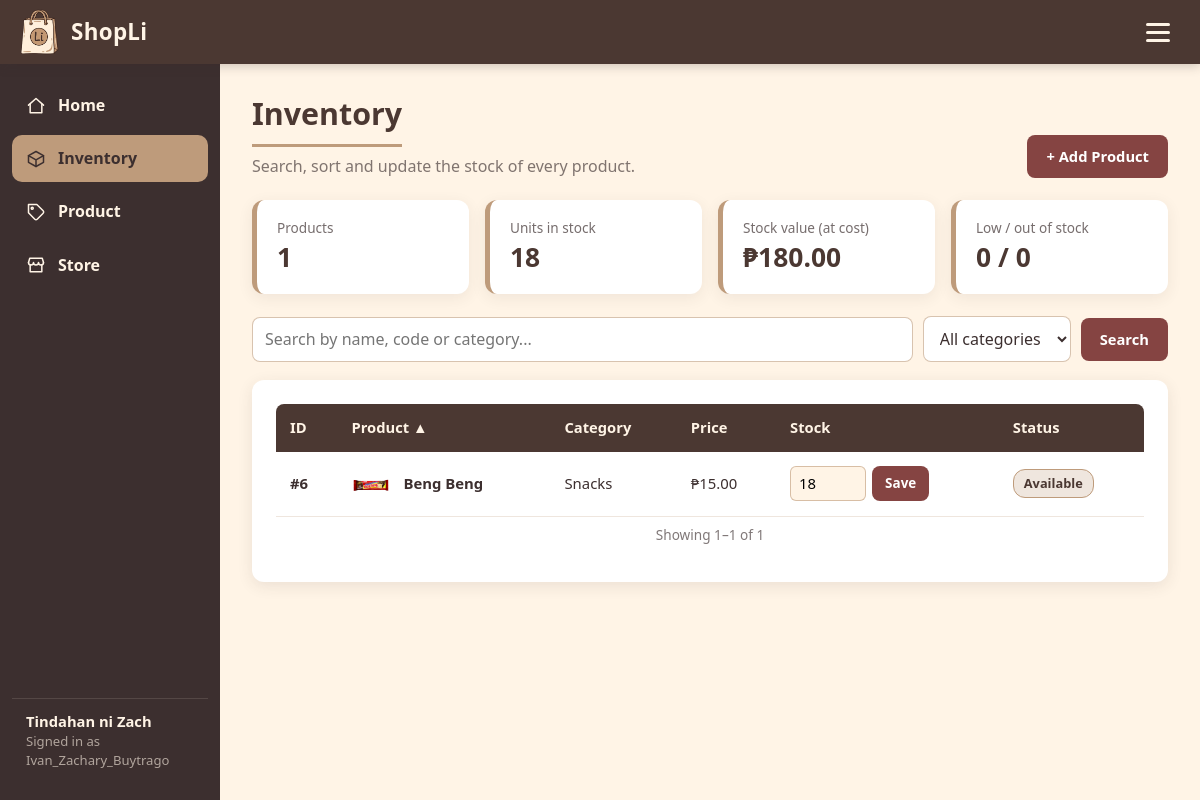
Screenshot of /inventory/ (signed in) with the database file from the repository.
### ShopLi/models.py (models this page shows, shortened)
class Store(models.Model):
    owner = models.OneToOneField(User, on_delete=models.CASCADE, related_name='store')
    name = models.CharField(max_length=100)
    tagline = models.CharField(max_length=150, blank=True)
    description = models.TextField(blank=True)
    logo = models.ImageField(upload_to='store/logos/', null=True, blank=True)
    banner = models.ImageField(upload_to='store/banners/', null=True, blank=True)
    address = models.CharField(max_length=200, blank=True)
    phone = models.CharField(max_length=30, blank=True)
    email = models.EmailField(blank=True)
    tax_rate = models.DecimalField(max_digits=5, decimal_places=2, default=0, help_text='Percent added to every sale (0 for none).')
    receipt_footer = models.CharField(max_length=200, default='Thank you for shopping with us!', blank=True)
    country = models.CharField(max_length=60, choices=COUNTRY_CHOICES, blank=True)
    currency = models.CharField(max_length=4, choices=CURRENCY_CHOICES, default='$')
    timezone = models.CharField(max_length=40, choices=TIMEZONE_CHOICES, default='UTC')
    language = models.CharField(max_length=5, choices=LANGUAGE_CHOICES, default='en')

class Product(models.Model):
    PRODUCT_STATUS = [('Available', 'Available'), ('Out_of_stock', 'Out of Stock')]
    product_id = models.AutoField(primary_key=True)
    store = models.ForeignKey(Store, on_delete=models.CASCADE, null=True, blank=True, related_name='products')
    product_name = models.CharField(max_length=100)
    product_image = models.ImageField(upload_to='products/', null=True, blank=True)
    category = models.CharField(max_length=100)
    sku = models.CharField('SKU / code', max_length=40, blank=True)
    description = models.TextField(blank=True)
    cost_price = models.DecimalField(max_digits=10, decimal_places=2)
    selling_price = models.DecimalField(max_digits=10, decimal_places=2)
    quantity = models.IntegerField(default=0)
    low_stock_threshold = models.PositiveIntegerField('Low-stock alert at', default=5)
    date_added = models.DateTimeField(auto_now_add=True)
    status = models.CharField(max_length=12, choices=PRODUCT_STATUS, default='Available')
    @property
    def stock_state(self):
        if self.quantity <= 0:
            return 'out'
        return 'low' if self.quantity <= self.low_stock_threshold else 'ok'

### ShopLi/views.py (the view)
# urls.py: path('inventory/', views.inventory, name='inventory'),
@login_required
def inventory(request):
    store = get_store(request)
    sync_categories(store)
    all_products = Product.objects.filter(store=store)
    qs = all_products
    q = request.GET.get('q', '').strip()
    category = request.GET.get('category', '')
    if q:
        qs = qs.filter(Q(product_name__icontains=q) | Q(sku__icontains=q) | Q(category__icontains=q))
    if category:
        qs = qs.filter(category=category)
    sort = request.GET.get('sort') if request.GET.get('sort') in SORT_FIELDS else 'name'
    direction = 'desc' if request.GET.get('dir') == 'desc' else 'asc'
    field = SORT_FIELDS[sort]
    order = Lower(field) if sort in ('name', 'category') else F(field)
    order = order.desc() if direction == 'desc' else order.asc()
    qs = qs.order_by(order, Lower('product_name'))
    headers = []
    for key, label in [('id', 'ID'), ('name', 'Product'), ('category', 'Category'), ('price', 'Price'), ('stock', 'Stock')]:
        params = request.GET.copy()
        params.pop('page', None)
        params['sort'] = key
        params['dir'] = 'desc' if (sort == key and direction == 'asc') else 'asc'
        headers.append({'label': label, 'url': '?' + params.urlencode(), 'active': sort == key,
                        'arrow': '▲' if direction == 'asc' else '▼'})
    value = ExpressionWrapper(F('cost_price') * F('quantity'), output_field=DecimalField())
    stats = all_products.aggregate(units=Sum('quantity'), value=Sum(value))
    return render(request, 'ShopLi/inventory/inventory.html', {
        'page_obj': paginate(request, qs, 15), 'q': q, 'category': category, 'headers': headers,
        'sort': sort, 'dir': direction, 'qs': qs_without_page(request),
        'categories': Category.objects.filter(store=store),
        'total_products': all_products.count(), 'total_units': stats['units'] or 0, 'stock_value': stats['value'] or 0,
        'low_count': all_products.filter(quantity__gt=0, quantity__lte=F('low_stock_threshold')).count(),
        'out_count': all_products.filter(quantity__lte=0).count(),
    })

### ShopLi/context_processors.py (called while the page is built)
def store(request):
    return {'store': get_store(request)}

### ShopLi/templatetags/shopli_extras.py (called while the page is built)
@register.simple_tag(takes_context=True)
def money(context, value):
    store = context.get('store')
    symbol = store.currency if store else '$'
    try:
        return f"{symbol}{Decimal(value or 0):,.2f}"
    except (InvalidOperation, TypeError, ValueError):
        return f"{symbol}0.00"

### ShopLi/utils.py (called while the page is built)
def get_store(request):
    if not request.user.is_authenticated:
        return None
    if not hasattr(request, '_store'):
        try:
            request._store = request.user.store
        except Store.DoesNotExist:
            request._store = create_store(request.user, f"{request.user.username}'s Store")
    return request._store

### ShopLi/views.py (called while the page is built)
def paginate(request, queryset, per_page):
    return Paginator(queryset, per_page).get_page(request.GET.get('page'))

def qs_without_page(request):
    params = request.GET.copy()
    params.pop('page', None)
    return params.urlencode()

def sync_categories(store):
    used = set(Product.objects.filter(store=store).exclude(category='').values_list('category', flat=True))
    known = set(Category.objects.filter(store=store).values_list('name', flat=True))
    Category.objects.bulk_create([Category(store=store, name=n) for n in used - known])

### ShopLi/templates/ShopLi/inventory/inventory.html (shortened to what this page needs)
{% extends "ShopLi/base.html" %}
{% load shopli_extras %}
{% block content %}
<div class="page-head">
    <div><h1 class="page-title">Inventory</h1><p class="muted">Search, sort and update the stock of every product.</p></div>
    <a class="btn btn-primary" href="{% url 'product_add' %}?next={{ request.get_full_path|urlencode }}">+ Add Product</a>
</div>
<div class="stats">
    <div class="stat"><div class="label">Products</div><div class="value">{{ total_products }}</div></div>
    <div class="stat"><div class="label">Units in stock</div><div class="value">{{ total_units }}</div></div>
    <div class="stat"><div class="label">Stock value (at cost)</div><div class="value">{% money stock_value %}</div></div>
    <div class="stat {% if low_count or out_count %}warn{% endif %}"><div class="label">Low / out of stock</div><div class="value">{{ low_count }} / {{ out_count }}</div></div>
</div>
<form class="toolbar" method="get" id="filters">
    <input type="search" name="q" value="{{ q }}" class="input grow" placeholder="Search by name, code or category..." aria-label="Search inventory">
    <select name="category" class="input" aria-label="Filter by category" onchange="this.form.submit()">
        <option value="">All categories</option>
    </select>
    <button class="btn btn-primary">Search</button>
</form>
<div class="card">
{% if page_obj %}
    <div class="table-wrap"><table>
        <thead><tr>
            {% for h in headers %}<th scope="col"><a href="{{ h.url }}" title="Sort by {{ h.label }}">{{ h.label }}{% if h.active %} {{ h.arrow }}{% endif %}</a></th>{% endfor %}
            <th scope="col">Status</th>
        </tr></thead>
        <tbody>
        {% for p in page_obj %}
            <tr>
                <td><strong>#{{ p.product_id }}</strong></td>
                <td><div class="cell-product">{% include "ShopLi/partials/product_thumb.html" with product=p cls="thumb" %}<a href="{% url 'product_edit' p.pk %}?next={{ request.get_full_path|urlencode }}" style="color:inherit;font-weight:600;text-decoration:none">{{ p.product_name }}</a></div></td>
                <td>{{ p.category }}</td>
                <td>{% money p.selling_price %}</td>
                <td>
                    <form class="stock-form" method="post" action="{% url 'update_stock' p.pk %}">
                        <input type="number" name="quantity" min="0" step="1" value="{{ p.quantity }}" aria-label="Stock for {{ p.product_name }}">
                        <button class="btn btn-primary btn-sm">Save</button>
                    </form>
                </td>
                <td>{% if p.stock_state == 'out' %}<span class="badge badge-out-of-stock">Out of Stock</span>{% elif p.stock_state == 'low' %}<span class="badge badge-low">Low stock</span>{% else %}<span class="badge badge-available">Available</span>{% endif %}</td>
            </tr>
        {% endfor %}
        </tbody>
    </table></div>
    {% include "ShopLi/partials/pagination.html" %}
{% else %}
    <div class="empty">{% if q or category %}No products match your search.{% else %}Your inventory is empty. <a href="{% url 'product_add' %}">Add your first product</a>.{% endif %}</div>
{% endif %}
</div>
{% endblock %}

### ShopLi/templates/ShopLi/base.html (shortened to what this page needs)
{% load static %}<!DOCTYPE html>
<html lang="en">
<head>
    <link rel="stylesheet" href="{% static 'ShopLi/css/shopli.css' %}?v=4">
</head>
<body>
    <header class="topbar">
        <a class="brand" href="{% url 'home' %}">
            <img class="logo-img" height="46" src="{% static 'ShopLi/logo.png' %}" alt="ShopLi logo">
            <span class="brand-name">ShopLi</span>
        </a>
        <div class="menu-wrap">
            <button class="menu-btn" id="menu-btn" aria-label="Open menu" aria-haspopup="true" aria-expanded="false">
                <span></span><span></span><span></span>
            </button>
        </div>
    </header>
    <nav class="sidenav" aria-label="Main">
        <a href="{% url 'home' %}" class="{% if '/home/' in request.path %}active{% endif %}">
            <svg viewBox="0 0 24 24"><path d="M3 11l9-8 9 8"/><path d="M5 10v10h14V10"/></svg>Home</a>
        <a href="{% url 'inventory' %}" class="{% if '/inventory/' in request.path %}active{% endif %}">
            <svg viewBox="0 0 24 24"><path d="M21 8l-9-5-9 5v8l9 5 9-5V8z"/><path d="M3 8l9 5 9-5M12 13v8"/></svg>Inventory</a>
        <a href="{% url 'products' %}" class="{% if '/products/' in request.path %}active{% endif %}">
            <svg viewBox="0 0 24 24"><path d="M20.6 13.4l-7.2 7.2a2 2 0 01-2.8 0L3 13V3h10l7.6 7.6a2 2 0 010 2.8z"/><circle cx="7.5" cy="7.5" r="1.2"/></svg>Product</a>
        <a href="{% url 'store' %}" class="{% if '/store/' in request.path %}active{% endif %}">
            <svg viewBox="0 0 24 24"><path d="M3 9l1.5-5h15L21 9"/><path d="M3 9a3 3 0 006 0 3 3 0 006 0 3 3 0 006 0"/><path d="M5 12v8h14v-8"/></svg>Store</a>
        <div class="store-chip"><strong>{{ store.name }}</strong>Signed in as {{ user.username }}</div>
    </nav>
    <main class="main">
        {% block content %}{% endblock %}
    </main>
</body>
</html>

### ShopLi/templates/ShopLi/partials/product_thumb.html
{% if product.product_image %}<img src="{{ product.product_image.url }}" alt="{{ product.product_name }}" class="{{ cls }}" loading="lazy">{% else %}<div class="{{ cls }} img-ph" role="img" aria-label="No product image"><svg viewBox="0 0 24 24"><path d="M21 8l-9-5-9 5v8l9 5 9-5V8z"/><path d="M3 8l9 5 9-5M12 13v8"/></svg></div>{% endif %}

### rows the page displays
Store: name "Tindahan ni Zach", currency "₱180.00"
Product: product_id "6", product_image (picture), product_name "Beng Beng", category "Snacks", selling_price.currency "₱15.00", quantity "18", low_stock_threshold "Available"

### other values shown
{{ user.username }} "Ivan_Zachary_Buytrago"
{{ total_products }} "1"
{{ total_units }} "18"
{{ low_count }} "0"
{{ out_count }} "0"
{{ h.label }} "ID" "Product" "Category" "Price" "Stock"
{{ h.arrow }} "▲"
{{ page_obj.start_index }} "1"
{{ page_obj.end_index }} "1"
{{ page_obj.paginator.count }} "1"
